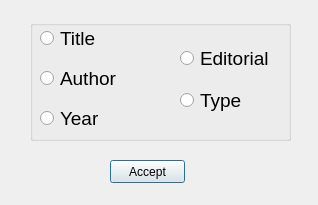
<?xml version="1.0" encoding="UTF-8"?>
<ui version="4.0">
 <class>sortwindow</class>
 <widget class="QDialog" name="sortwindow">
  <property name="geometry">
   <rect>
    <x>0</x>
    <y>0</y>
    <width>318</width>
    <height>205</height>
   </rect>
  </property>
  <property name="windowTitle">
   <string>Sort Choices</string>
  </property>
  <property name="windowIcon">
   <iconset resource="pics.qrc">
    <normaloff>:/Imagenes/BookSeller-Logo.png</normaloff>:/Imagenes/BookSeller-Logo.png</iconset>
  </property>
  <widget class="QLabel" name="label">
   <property name="geometry">
    <rect>
     <x>-1</x>
     <y>-2</y>
     <width>321</width>
     <height>205</height>
    </rect>
   </property>
   <property name="text">
    <string/>
   </property>
   <property name="pixmap">
    <pixmap resource="pics.qrc">:/Imagenes/Hoja.JPG</pixmap>
   </property>
   <property name="scaledContents">
    <bool>true</bool>
   </property>
  </widget>
  <widget class="QGroupBox" name="groupBox">
   <property name="geometry">
    <rect>
     <x>30</x>
     <y>20</y>
     <width>261</width>
     <height>121</height>
    </rect>
   </property>
   <property name="title">
    <string/>
   </property>
   <property name="flat">
    <bool>true</bool>
   </property>
   <widget class="QRadioButton" name="TitleRB">
    <property name="geometry">
     <rect>
      <x>10</x>
      <y>10</y>
      <width>82</width>
      <height>17</height>
     </rect>
    </property>
    <property name="font">
     <font>
      <pointsize>14</pointsize>
     </font>
    </property>
    <property name="text">
     <string>Title</string>
    </property>
   </widget>
   <widget class="QRadioButton" name="AuthorRB">
    <property name="geometry">
     <rect>
      <x>10</x>
      <y>50</y>
      <width>82</width>
      <height>17</height>
     </rect>
    </property>
    <property name="font">
     <font>
      <pointsize>14</pointsize>
     </font>
    </property>
    <property name="text">
     <string>Author</string>
    </property>
   </widget>
   <widget class="QRadioButton" name="YearRB">
    <property name="geometry">
     <rect>
      <x>10</x>
      <y>90</y>
      <width>82</width>
      <height>17</height>
     </rect>
    </property>
    <property name="font">
     <font>
      <pointsize>14</pointsize>
     </font>
    </property>
    <property name="text">
     <string>Year</string>
    </property>
   </widget>
   <widget class="QRadioButton" name="EditorialRB">
    <property name="geometry">
     <rect>
      <x>150</x>
      <y>30</y>
      <width>91</width>
      <height>17</height>
     </rect>
    </property>
    <property name="font">
     <font>
      <pointsize>14</pointsize>
     </font>
    </property>
    <property name="text">
     <string>Editorial</string>
    </property>
   </widget>
   <widget class="QRadioButton" name="TypeRB">
    <property name="geometry">
     <rect>
      <x>150</x>
      <y>70</y>
      <width>82</width>
      <height>21</height>
     </rect>
    </property>
    <property name="font">
     <font>
      <pointsize>14</pointsize>
      <weight>50</weight>
      <bold>false</bold>
     </font>
    </property>
    <property name="text">
     <string>Type</string>
    </property>
   </widget>
  </widget>
  <widget class="QPushButton" name="pushButton">
   <property name="geometry">
    <rect>
     <x>110</x>
     <y>160</y>
     <width>75</width>
     <height>23</height>
    </rect>
   </property>
   <property name="text">
    <string>Accept</string>
   </property>
  </widget>
 </widget>
 <resources>
  <include location="pics.qrc"/>
 </resources>
 <connections/>
</ui>
